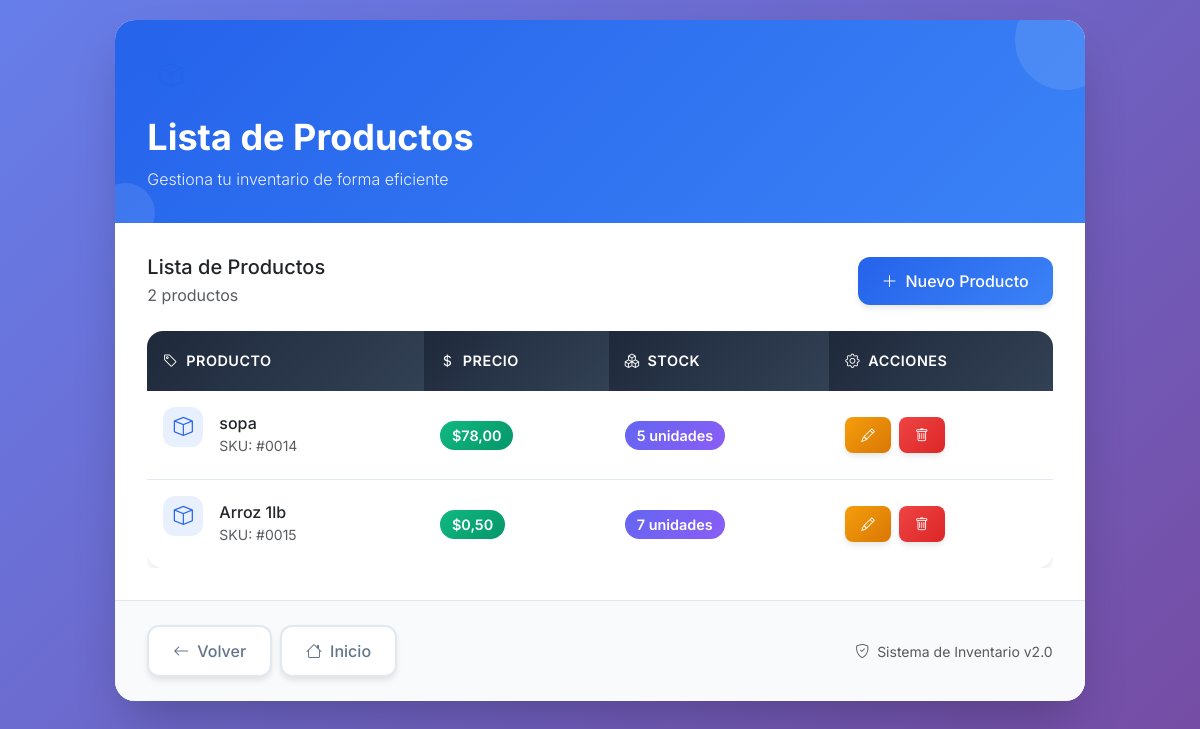
The app's page /productos/, older data.
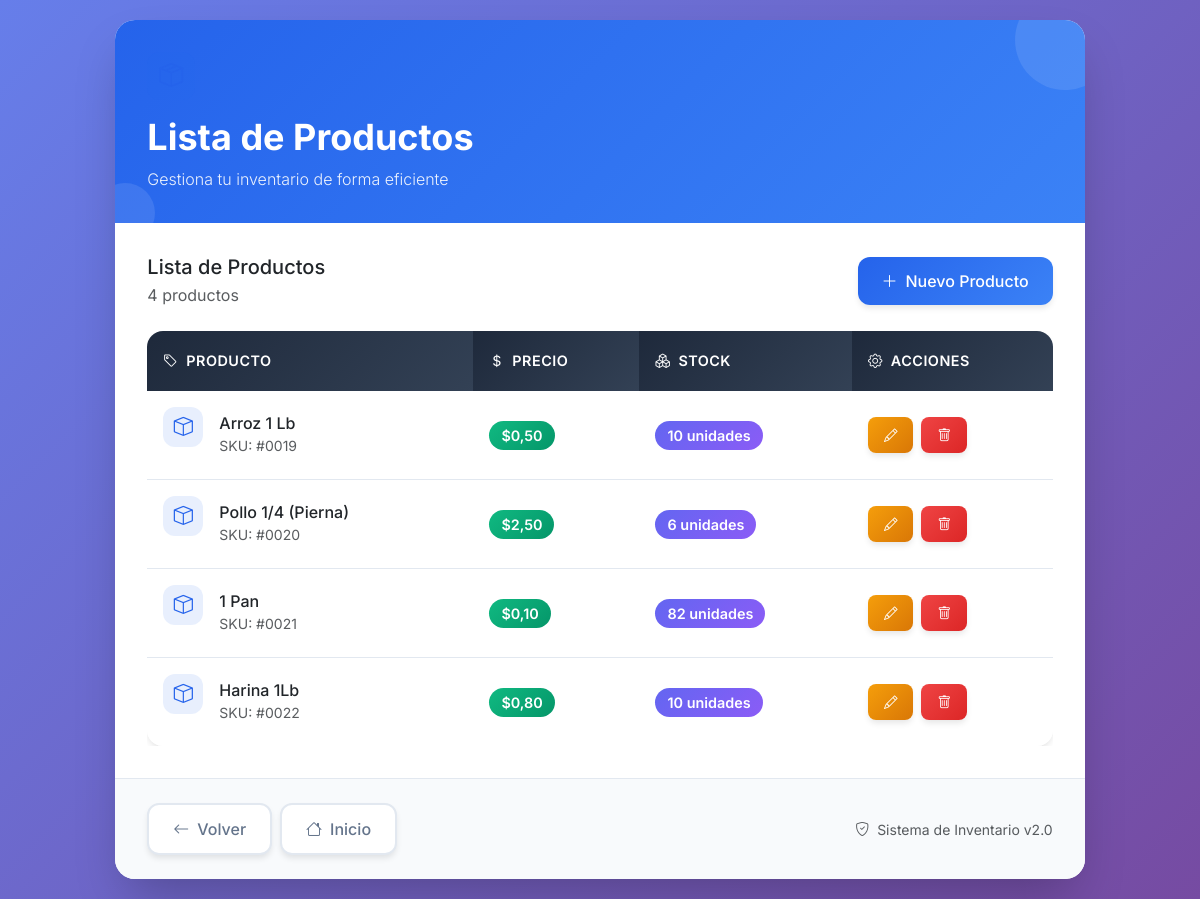
The same page, newer data.
### CrudProducto/models.py (models this page shows, shortened)
class Producto(models.Model):
    nombre = models.CharField(max_length=100)
    precio = models.DecimalField(max_digits=10, decimal_places=2)
    stock = models.PositiveIntegerField()

### CrudProducto/views.py (the view)
# urls.py: path('', views.listar_productos, name='listar_productos'),
def listar_productos(request):
    productos = Producto.objects.all()
    return render(request, 'producto.html', {
        'productos': productos,
        'title': 'Lista de Productos',
        'vista': 'lista'
    })

### CrudProducto/templates/producto.html (shortened to what this page needs)
<!DOCTYPE html>
<html lang="es">
<head>
    <link href="https://cdn.jsdelivr.net/npm/bootstrap@5.3.0/dist/css/bootstrap.min.css" rel="stylesheet">
    <link rel="stylesheet" href="https://cdn.jsdelivr.net/npm/bootstrap-icons@1.11.0/font/bootstrap-icons.css">
</head>
<body>
    <div class="container-fluid px-3">
        <div class="row justify-content-center">
            <div class="col-12 col-xl-10">
                <div class="main-container">
                    <div class="header-section">
                        <div class="icon-box icon-primary d-inline-flex">
                            <i class="bi bi-box-seam"></i>
                        </div>
                        <h1 class="header-title">{{ title }}</h1>
                        <p class="header-subtitle mb-0">
                            {% if vista == "lista" %}
                                Gestiona tu inventario de forma eficiente
                            {% elif vista == "form" %}
                                {% if object %}Actualizar información del producto{% else %}Agregar nuevo producto al inventario{% endif %}
                            {% elif vista == "delete" %}
                                Confirmación de eliminación
                            {% endif %}
                        </p>
                    </div>
                    <div class="content-section">
                        {% if vista == "lista" %}
                            <div class="d-flex justify-content-between align-items-center mb-4">
                                <div>
                                    <h5 class="mb-1">Lista de Productos</h5>
                                    <p class="text-muted mb-0">{{ productos|length }} producto{{ productos|length|pluralize }}</p>
                                </div>
                                <a href="{% url 'productos:crear_producto' %}" class="btn btn-primary-elegant btn-elegant">
                                    <i class="bi bi-plus-lg me-2"></i>Nuevo Producto
                                </a>
                            </div>
                            <div class="table-responsive">
                                <table class="table table-elegant mb-0">
                                    <thead>
                                        <tr>
                                            <th><i class="bi bi-tag me-2"></i>Producto</th>
                                            <th><i class="bi bi-currency-dollar me-2"></i>Precio</th>
                                            <th><i class="bi bi-boxes me-2"></i>Stock</th>
                                            <th><i class="bi bi-gear me-2"></i>Acciones</th>
                                        </tr>
                                    </thead>
                                    <tbody>
                                        {% for p in productos %}
                                        <tr>
                                            <td>
                                                <div class="d-flex align-items-center">
                                                    <div class="icon-box icon-primary me-3" style="width: 40px; height: 40px; font-size: 1.2rem;">
                                                        <i class="bi bi-box"></i>
                                                    </div>
                                                    <div>
                                                        <h6 class="mb-0">{{ p.nombre }}</h6>
                                                        <small class="text-muted">SKU: #{{ p.id|stringformat:"04d" }}</small>
                                                    </div>
                                                </div>
                                            </td>
                                            <td>
                                                <span class="price-badge">${{ p.precio }}</span>
                                            </td>
                                            <td>
                                                <span class="stock-badge">{{ p.stock }} unidades</span>
                                            </td>
                                            <td>
                                                <div class="action-buttons">
                                                    <a href="{% url 'productos:actualizar_producto' p.id %}"
                                                       class="btn btn-warning-elegant btn-sm-elegant btn-elegant">
                                                        <i class="bi bi-pencil"></i>
                                                    </a>
                                                    <a href="{% url 'productos:eliminar_producto' p.id %}"
                                                       class="btn btn-danger-elegant btn-sm-elegant btn-elegant">
                                                        <i class="bi bi-trash"></i>
                                                    </a>
                                                </div>
                                            </td>
                                        </tr>
                                        {% endfor %}
                                    </tbody>
                                </table>
                            </div>
                        {% endif %}
                    </div>
                    <div class="footer-section">
                        <div class="d-flex flex-column flex-md-row justify-content-between align-items-center gap-3">
                            <div class="d-flex gap-2">
                                <button onclick="history.back()" class="btn btn-outline-elegant btn-elegant">
                                    <i class="bi bi-arrow-left me-2"></i>Volver
                                </button>
                                <a href="{% url 'home' %}" class="btn btn-outline-elegant btn-elegant">
                                    <i class="bi bi-house me-2"></i>Inicio
                                </a>
                            </div>
                            <div class="text-muted small">
                                <i class="bi bi-shield-check me-1"></i>
                                Sistema de Inventario v2.0
                            </div>
                        </div>
                    </div>
                </div>
            </div>
        </div>
    </div>
</body>
</html>

### CrudProducto/templates/producto.html (style rules this page uses)
:root { --primary-color: #2563eb; --secondary-color: #64748b; --success-color: #10b981; --warning-color: #f59e0b; --danger-color: #ef4444; --dark-color: #1e293b; --light-color: #f8fafc; --border-color: #e2e8f0; }
body { font-family: 'Inter', sans-serif; background: linear-gradient(135deg, #667eea 0%, #764ba2 100%); min-height: 100vh; padding: 20px 0; }
.main-container { background: white; border-radius: 20px; box-shadow: 0 25px 50px -12px rgba(0, 0, 0, 0.25); overflow: hidden; backdrop-filter: blur(10px); }
.header-section { background: linear-gradient(135deg, var(--primary-color) 0%, #3b82f6 100%); color: white; padding: 2rem; position: relative; overflow: hidden; }
.header-section::before { content: ''; position: absolute; top: 0; right: 0; width: 100px; height: 100px; background: rgba(255, 255, 255, 0.1); border-radius: 50%; transform: translate(30px, -30px); }
.header-section::after { content: ''; position: absolute; bottom: 0; left: 0; width: 60px; height: 60px; background: rgba(255, 255, 255, 0.1); border-radius: 50%; transform: translate(-20px, 20px); }
.header-title { font-weight: 700; font-size: 2.25rem; margin: 0; position: relative; z-index: 1; }
.header-subtitle { font-weight: 300; opacity: 0.9; margin-top: 0.5rem; position: relative; z-index: 1; }
.content-section { padding: 2rem; }
.btn-elegant { border-radius: 12px; font-weight: 500; padding: 12px 24px; transition: all 0.3s ease; border: none; box-shadow: 0 4px 6px -1px rgba(0, 0, 0, 0.1); }
.btn-primary-elegant { background: linear-gradient(135deg, var(--primary-color) 0%, #3b82f6 100%); color: white; }
.btn-warning-elegant { background: linear-gradient(135deg, var(--warning-color) 0%, #d97706 100%); color: white; }
.btn-danger-elegant { background: linear-gradient(135deg, var(--danger-color) 0%, #dc2626 100%); color: white; }
.btn-outline-elegant { border: 2px solid var(--border-color); background: white; color: var(--secondary-color); font-weight: 500; }
.table-elegant { border-radius: 16px; overflow: hidden; box-shadow: 0 4px 6px -1px rgba(0, 0, 0, 0.1); background: white; }
.table-elegant thead th { background: linear-gradient(135deg, var(--dark-color) 0%, #334155 100%); color: white; font-weight: 600; border: none; padding: 1.2rem 1rem; font-size: 0.9rem; text-transform: uppercase; letter-spacing: 0.5px; }
.table-elegant tbody td { padding: 1rem; border-bottom: 1px solid var(--border-color); vertical-align: middle; }
.table-elegant tbody tr:last-child td { border-bottom: none; }
.price-badge { background: linear-gradient(135deg, var(--success-color) 0%, #059669 100%); color: white; padding: 6px 12px; border-radius: 20px; font-weight: 600; font-size: 0.9rem; }
.stock-badge { background: linear-gradient(135deg, #6366f1 0%, #8b5cf6 100%); color: white; padding: 6px 12px; border-radius: 20px; font-weight: 600; font-size: 0.9rem; }
.action-buttons { display: flex; gap: 8px; }
.btn-sm-elegant { padding: 8px 16px; font-size: 0.85rem; border-radius: 8px; }
.footer-section { background: var(--light-color); padding: 1.5rem 2rem; border-top: 1px solid var(--border-color); }
.icon-box { width: 48px; height: 48px; border-radius: 12px; display: flex; align-items: center; justify-content: center; font-size: 1.5rem; margin-bottom: 1rem; }
.icon-primary { background: rgba(37, 99, 235, 0.1); color: var(--primary-color); }

Row changes from the older to the newer data that the page shows:
removed Producto: nombre "sopa", id "0014", precio "78,00", stock "5"
removed Producto: nombre "Arroz 1lb", id "0015", precio "0,50", stock "7"
added Producto: nombre "Arroz 1 Lb", id "0019", precio "0,50", stock "10"
added Producto: nombre "Pollo 1/4 (Pierna)", id "0020", precio "2,50", stock "6"
added Producto: nombre "1 Pan", id "0021", precio "0,10", stock "82"
added Producto: nombre "Harina 1Lb", id "0022", precio "0,80", stock "10"
Text that changed along with them:
{{ productos|length }}: "2" → "4"
